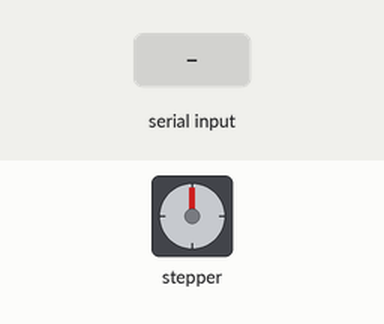
This sketch was run on a simulated Arduino Leonardo, built with avr-gcc and run on an emulated ATmega32U4. Shown: stepper motor. Inputs (shaded band) come from the test bench. Stepper angles assume 800 steps per turn; what the sketch prints to the serial monitor is not drawn.

Above: at 1.2 s.
1.3 s: "d" received over Serial
At 1.45 s:
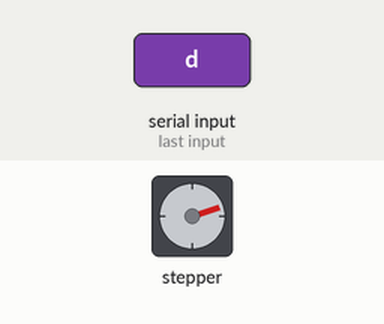
4.3 s: byte 32 (' ') received over Serial
At 4.49 s:
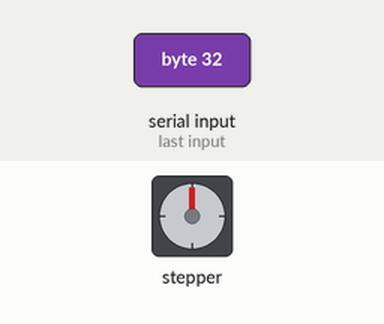
7.3 s: "a" received over Serial
Timing chart, 0 to 14.1 s (numbered marks = the images above; inputs shaded):
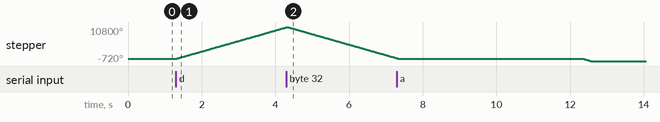

Measured:
- after the input at 1.3 s, stepper: keeps turning clockwise at about 3579°/s, starting at once

The sketch:

motorTest.ino
```cpp
#include <Stepper.h>
#include <Keyboard.h>
const int baudRate = 115200;
const int motorStep = 6; // motor direction
const int motorDir = 7; // motor step
int RPM =600; // 500-600
int Step = 0;
int dir = -0;
int Readinput;
bool CW = false;
const int SMS1 = 47; // position 1 proximity sensor
const int SMS2 = 49; // position 2 proximity sensor
int posB = 0; // check if position one is on
int posA = 0; // check if position two is on
int maxSteps = 25985; // the required steps before the motor stops
int midway = 0;
int halt = 1;
int wait1 = 0, wait2 = 0;
Stepper motor(800, motorStep, motorDir);
void setup() {
  // put your setup code here, to run once:
  Serial.begin(baudRate);
  pinMode(motorStep, OUTPUT);
  pinMode(motorDir, OUTPUT);
  pinMode(SMS1, INPUT);
  pinMode(SMS2, INPUT);
  motor.setSpeed(RPM);
  digitalWrite(motorDir, HIGH); // clockwise going away from the motor
  Serial.println("program running");
  //digitalWrite(motorDir,LOW); // counter clockwise going to the motor
}

void loop() {
  // put your main code here, to run repeatedly:
    posB = digitalRead(SMS1); // read sensor 1
    posA = digitalRead(SMS2); // read sensor 2
  if (posB == 0)
  {
    Serial.print("sensor B is off");
  }else if (posB == 1)
  {
    Serial.print("sensor B is on");
  }
  if (posA == 0)
  {
    Serial.println("     sensor A is off");
  }else if (posA == 1)
  {
    Serial.println("     sensor A is on");
  }
  if (Serial.available() > 0)
  {
    Readinput = Serial.read();
  }
  switch(Readinput)
  {
    case ' ':
    dir = -1600;
    break;
    case 'd':
    dir = 1600;
    break;
    case 's':
    dir = 0;
    break;
    case 'a':
    Serial.println(Step);
    Step = 0;
    delay(5000);
    break;
    /*case 'r':
    if (halt == 0)
    {
      halt = 1;
    }else
    {
      halt = 0;
    }
    break;*/
  }
  if (posB == 0 && posA == 0)
  {
    midway = 1;
  }
  if (midway == 1)
  {
    if (posB == 1)
    {
      dir = 0;
      motor.step(dir);
      //Readinput = 't';
      wait1++;
      if (wait1 == 15)
      {
        while (halt == 0)
        {
          if (Serial.available() > 0)
          {
            Readinput = Serial.read();
          }
          switch(Readinput)
          {
            case 'q':
            halt = 1;
            break;
          }
        }
        wait1 = 0;
        midway = 0;
      }
    }
    if (posA == 1)
    {
      dir = 0;
      motor.step(dir);
      //Readinput = 't';
      wait2++;
      if (wait2 == 15)
      {
        while (halt == 0)
        {
          if (Serial.available() > 0)
          {
            Readinput = Serial.read();
          }
          switch(Readinput)
          {
            case 'q':
            halt = 1;
            break;
          }
        }
        wait2 = 0;
        midway = 0;
      }
    }
  }
  /*if (halt == 0)
  {
    if (posB ==  1)
    {
      dir = 0;
      motor.step(dir);
      //Readinput = 't';
      wait++;
      if (wait == 10)
      {
        while (halt == 0)
        {
          if (Serial.available() > 0)
          {
            Readinput = Serial.read();
          }
          switch(Readinput)
          {
            case 'q':
            halt = 1;
            break;
          }
        }
        wait = 0;
      }
    }
  }*/
  if (posB == 0)
  {
    halt = 0;
  }
  if (posA == 0)
  {
    halt = 0;
  }
  /*if (Step >= maxSteps)
  {
    Serial.println("steps reached");
    dir = 0;
  }*/
  motor.step(dir);
  if (dir != 0)
  {
    Step = Step +1;
  }
  delayMicroseconds(1);
}
```
